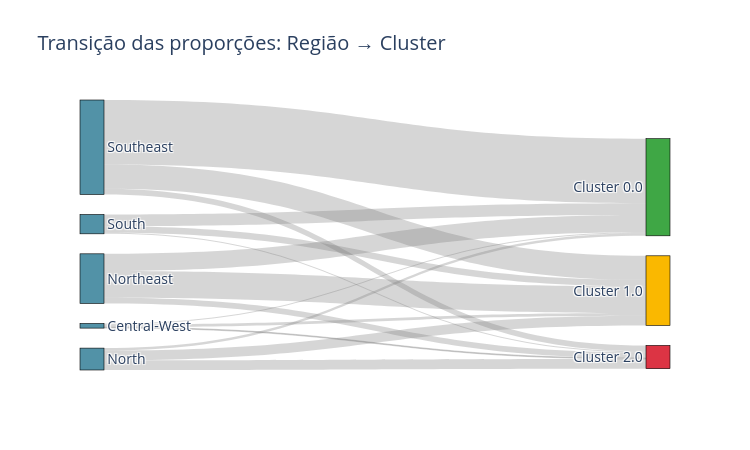

Notebook code cell kept with this figure:
### Code cell
import plotly.graph_objects as go

# --------- Sankey: proporção por região -> cluster ---------

# Criar coluna 'region' em gdf, igual ao que foi feito em grouped anteriormente
# Supondo que você já tem os mapeamentos 'uf_to_region' disponíveis
if "region" not in gdf.columns:
    states_to_region = {uf: uf_to_region.get(str(uf), None) for uf in gdf["CD_UF"]}
    gdf["region"] = gdf["CD_UF"].astype(str).map(states_to_region)

# Prosseguir normalmente
sankey_df = gdf.dropna(subset=["region", "cluster"]).copy()
sankey_df["cluster"] = sankey_df["cluster"].astype(str)
sankey_df["region"] = sankey_df["region"].astype(str)

regions = sorted(sankey_df["region"].unique())
clusters = sorted(sankey_df["cluster"].unique())

region_to_idx = {r: i for i, r in enumerate(regions)}
cluster_to_idx = {c: i + len(regions) for i, c in enumerate(clusters)}

counts = sankey_df.groupby(["region", "cluster"]).size().reset_index(name="count")
counts = counts[counts["count"] > 0]

sources = counts["region"].map(region_to_idx).tolist()
targets = counts["cluster"].map(cluster_to_idx).tolist()
values = counts["count"].tolist()

labels = regions + [f"Cluster {c}" for c in clusters]

fig = go.Figure(data=[go.Sankey(
    node = dict(
        pad = 20,
        thickness = 24,
        line = dict(color = "black", width = 0.6),
        label = labels,
        color = ["#5292a7"]*len(regions) + ["#3fa745", "#fab800", "#dc3444"][:len(clusters)]
    ),
    link = dict(
        source = sources,
        target = targets,
        value = values,
        color = "rgba(120,120,120,0.3)"
    )
)])

fig.update_layout(title="Transição das proporções: Região → Cluster", font_size=14, height=450, width=750)
fig.show()

### Figure 1 — Plotly figure (JSON) as saved in the notebook; plotly's stock layout.template omitted (floating-point values rounded to 4 significant figures)
{"data": [{"link": {"color": "rgba(120,120,120,0.3)", "source": [0, 0, 0, 1, 1, 1, 2, 2, 2, 3, 3, 3, 4, 4, 4], "target": [5, 6, 7, 5, 6, 7, 5, 6, 7, 5, 6, 7, 5, 6, 7], "value": [66, 165, 53, 153, 588, 596, 1049, 1633, 350, 718, 397, 65, 3945, 1469, 358]}, "node": {"color": ["#5292a7", "#5292a7", "#5292a7", "#5292a7", "#5292a7", "#3fa745", "#fab800", "#dc3444"], "label": ["Central-West", "North", "Northeast", "South", "Southeast", "Cluster 0.0", "Cluster 1.0", "Cluster 2.0"], "line": {"color": "black", "width": 0.6}, "pad": 20, "thickness": 24}, "type": "sankey"}], "layout": {"font": {"size": 14}, "height": 450, "title": {"text": "Transição das proporções: Região → Cluster"}, "width": 750}}
